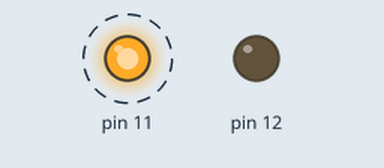
A sketch run on a simulated Arduino Uno, built with avr-gcc and run on an emulated ATmega328P. Shown: output pins drawn as LEDs (lit = HIGH). Dashed ring = blinking.

Above: at 0.1 s.
Timing chart, 0 to 3.0 s (numbered marks = the images above):
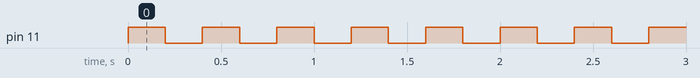

Measured:
- by itself, pin 11: alternates HIGH for 0.20 s and LOW for 0.20 s

The sketch:

ledjknipavrint2.ino
```cpp
#include <avr/interrupt.h>
#include <avr/io.h>

volatile bool pin = 1;


int main() {
  DDRB |= (1 << DDB4) | (1 << DDB3);  // DDB4, DDB5 as output
  while (1) {
    if (pin == 1) {
      PORTB |= (1 << PORTB3);
      _delay_ms(200);
      PORTB &= ~(1 << PORTB3);
            _delay_ms(200);

    } else {
      PORTB |= (1 << PORTB4);
      _delay_ms(200);
      PORTB &= ~(1 << PORTB4);
      _delay_ms(200);

    }
  }
}
```
